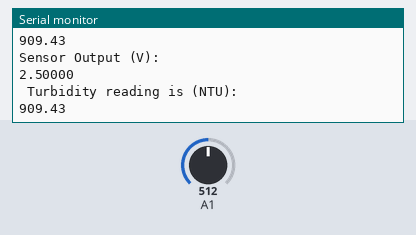
Recording of a sketch running on a simulated Arduino Uno, built with avr-gcc and run on an emulated ATmega328P. Parts: the last lines printed to the serial monitor. Inputs (shaded band) come from the test bench; at power-on: A1 = 512.

Above: at 1.8 s.
1.9 s: A1 set to 716
At 2.8 s:
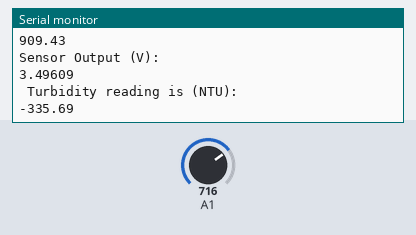
3.4 s: A1 set to 900
At 4.9 s:
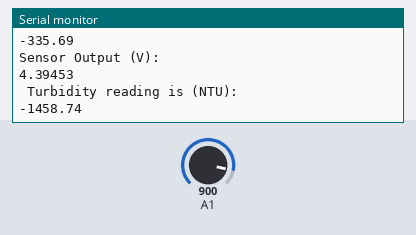
Timing chart, 0 to 6.4 s (numbered marks = the images above; inputs shaded):
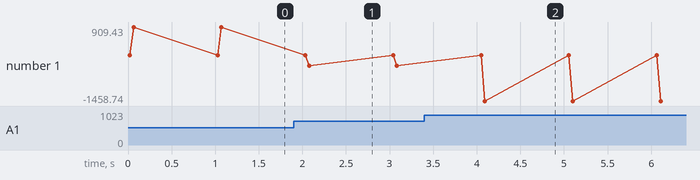

The sketch:

Turbidity_Code_2.ino
```cpp
void setup() {
  Serial.begin(9600);

}

void loop() {
  int sensorValue = analogRead(A1);
  float voltage = sensorValue * (5.0 / 1024.0);
  //because reading is analog sensor value is between 0 to 1023 and input voltage is 5
  float ntu = (voltage-3.22754)/(-0.0008);


  Serial.println ("Sensor Output (V):");
  Serial.println (voltage,5);
  Serial.println();

  Serial.println (" Turbidity reading is (NTU):");
  Serial.println (ntu);
  Serial.println();


  delay(1000);
}
```

Measured:
- after the input at 1.9 s, the serial monitor: prints a new line after 0.13 s (image 1)
- after the input at 3.4 s, the serial monitor: prints a new line after 0.65 s (image 2)
- plotted number 1: 909.43 → -335.69 after the input at 1.9 s, -335.69 → -1458.74 after the input at 3.4 s
